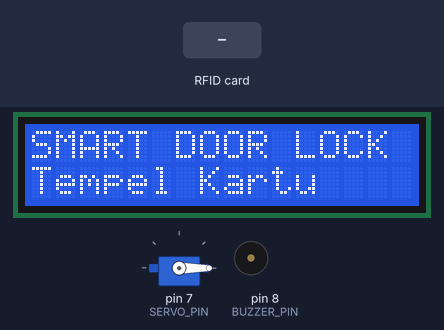
A sketch run on a simulated Arduino Uno, built with avr-gcc and run on an emulated ATmega328P. On the bench: servo, 16×2 character LCD, buzzer (waves = sounding). The inputs (shaded band) are chosen by the test bench. What the sketch prints to the serial monitor is not drawn.

Above: at 1.3 s.
1.4 s: RFID card 5E 7A 19 C4 held to the reader
At 2.9 s:
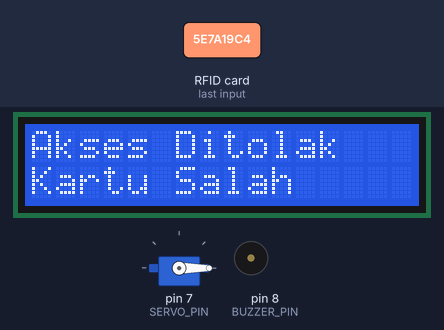
At 4.2 s:
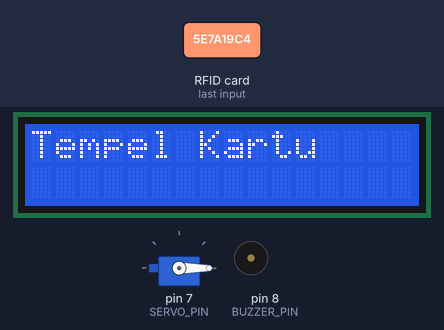
4.4 s: RFID card 11 22 33 44 held to the reader
At 5.4 s:
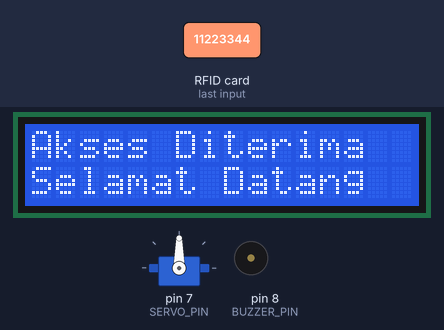
Timing chart, 0 to 11.0 s (numbered marks = the images above; inputs shaded):
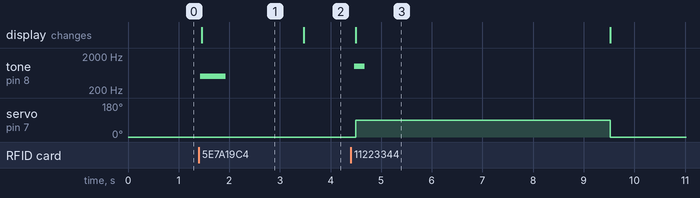

Measured:
- after the input at 1.4 s, tone on pin 8 (BUZZER_PIN): silent → 500 Hz at once, → silent 0.50 s later; the display: changes after 0.05 s (image 1)
- after the input at 4.4 s, tone on pin 8 (BUZZER_PIN): silent → 1000 Hz after 0.07 s, → silent 0.20 s later; servo on pin 7 (SERVO_PIN): 0° → 90° after 0.10 s, → 0° 5.0 s later; the display: changes after 0.10 s (image 3)
- what the display in image 1 shows lasts 2.0 s, from 1.5 s to 3.5 s

The sketch:

Kode.ino
```cpp
#include <SPI.h>
#include <MFRC522.h>
#include <Servo.h>
#include <Wire.h>
#include <LiquidCrystal_I2C.h>

#define SS_PIN 10
#define RST_PIN 9
#define SERVO_PIN 7
#define BUZZER_PIN 8

MFRC522 rfid(SS_PIN, RST_PIN);

Servo doorServo;

LiquidCrystal_I2C lcd(0x27, 16, 2);

String authorizedUID = "11 22 33 44";

void setup() {

  Serial.begin(9600);

  SPI.begin();
  rfid.PCD_Init();

  doorServo.attach(SERVO_PIN);
  doorServo.write(0);

  pinMode(BUZZER_PIN, OUTPUT);

  lcd.init();
  lcd.backlight();

  lcd.clear();
  lcd.setCursor(0, 0);
  lcd.print("SMART DOOR LOCK");

  lcd.setCursor(0, 1);
  lcd.print("Tempel Kartu");

  Serial.println("=== RFID READY ===");
  Serial.println("Scan your card...");
}

void loop() {

  if (!rfid.PICC_IsNewCardPresent()) {
    return;
  }

  if (!rfid.PICC_ReadCardSerial()) {
    return;
  }

  String scannedUID = "";

  for (byte i = 0; i < rfid.uid.size; i++) {

    if (rfid.uid.uidByte[i] < 0x10) {
      scannedUID += "0";
    }

    scannedUID += String(rfid.uid.uidByte[i], HEX);

    if (i < rfid.uid.size - 1) {
      scannedUID += " ";
    }
  }

  scannedUID.toUpperCase();

  Serial.print("UID : ");
  Serial.println(scannedUID);

  if (scannedUID == authorizedUID) {

    Serial.println("AKSES DITERIMA");

    tone(BUZZER_PIN, 1000, 200);

    lcd.clear();

    lcd.setCursor(0, 0);
    lcd.print("Akses Diterima");

    lcd.setCursor(0, 1);
    lcd.print("Selamat Datang");

    doorServo.write(90);

    delay(5000);

    doorServo.write(0);

    lcd.clear();

    lcd.setCursor(0, 0);
    lcd.print("Pintu Tertutup");

    delay(1500);
  }

  else {

    Serial.println("AKSES DITOLAK");

    tone(BUZZER_PIN, 500, 500);

    lcd.clear();

    lcd.setCursor(0, 0);
    lcd.print("Akses Ditolak");

    lcd.setCursor(0, 1);
    lcd.print("Kartu Salah");

    doorServo.write(0);

    delay(2000);
  }

  lcd.clear();

  lcd.setCursor(0, 0);
  lcd.print("Tempel Kartu");

  rfid.PICC_HaltA();
  rfid.PCD_StopCrypto1();

  delay(1000);
}
```
